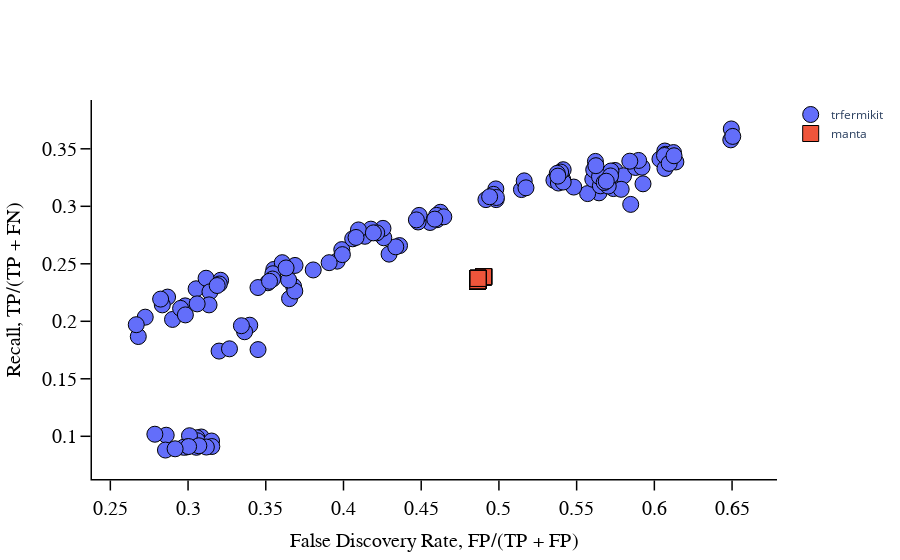

The code cell stored with this chart in its notebook:
### Code cell
import plotly.graph_objects as go

def write(fig, sub_directory, svtype, data=None): 
    directory = 'paper_figures/{}'.format(sub_directory)
    
    import os
    import pathlib
    if not os.path.exists(directory):
        pathlib.Path(directory).mkdir(parents=True, exist_ok=True)
    fig.write_image('{}/{}.svg'.format(directory, svtype))

    if data: 
        with open('{}/{}.json'.format(directory, svtype), 'w') as data_file:
            json.dump(data, data_file)
    

def get_marker_core(symbol): 
    return dict(
        symbol=symbol,
        line=dict(width=1, color='black'),
        size=16
    )
   
def get_font(): 
    return dict(family='Arial', color='black', size=20)

def update_axes(fig, axis, text, linewidth=1.5): 
    update = { 
        'x': fig.update_xaxes,
        'y': fig.update_yaxes
    }
    
    update[axis]( 
        title=dict(text=text, font=get_font()),
        showgrid=False,
        showline=True, 
        linewidth=linewidth, 
        linecolor='black',
        ticks='outside', 
        tickwidth=linewidth, 
        tickcolor='black', 
        ticklen=10,
        tickfont=get_font()
    )
    
def plot_TPRs_FDRs(svtype, trfermikit_flavor): 
    trfermikit_TPRs, trfermikit_FDRs, trfermikit_configs = get_TPRs_FDRs_configs(trfermikit_flavor, svtype) 
    manta_TPRs, manta_FDRs, _ = get_TPRs_FDRs_configs('manta', svtype) 

    fig = go.Figure(data=go.Scatter(
        x=trfermikit_FDRs,
        y=trfermikit_TPRs,
        mode='markers',
        name='trfermikit',
        marker=get_marker_core('circle')
    ))
    update_axes(fig, 'x', 'False Discovery Rate, FP/(TP + FP)') 
    update_axes(fig, 'y', 'Recall, TP/(TP + FN)') 
    fig.update_layout(plot_bgcolor='white')    
    
    fig.add_trace(go.Scatter(
        x=manta_FDRs, 
        y=manta_TPRs,
        mode='markers',
        name='manta',
        marker=get_marker_core('square'),
    ))   
    
    write(
        fig, 
        sub_directory='TPRs_FDRs', 
        svtype=svtype
    )
    
    fig.show()
    
plot_TPRs_FDRs(svtype='DEL', trfermikit_flavor='trfermikit.unitigSupport.thinned')

### Figure 1 — Plotly figure (JSON) as saved in the notebook; plotly's stock layout.template omitted (floating-point values rounded to 4 significant figures; data arrays with more than 128 entries replaced by an {"elided": "..."} marker saying what was removed)
{"data": [{"marker": {"line": {"color": "black", "width": 1}, "size": 16, "symbol": "circle"}, "mode": "markers", "name": "trfermikit", "type": "scatter", "x": {"elided": "135 float values"}, "y": {"elided": "135 float values"}}, {"marker": {"line": {"color": "black", "width": 1}, "size": 16, "symbol": "square"}, "mode": "markers", "name": "manta", "type": "scatter", "x": {"elided": "135 float values"}, "y": {"elided": "135 float values"}}], "layout": {"plot_bgcolor": "white", "xaxis": {"linecolor": "black", "linewidth": 1.5, "showgrid": false, "showline": true, "tickcolor": "black", "tickfont": {"color": "black", "family": "Arial", "size": 20}, "ticklen": 10, "ticks": "outside", "tickwidth": 1.5, "title": {"font": {"color": "black", "family": "Arial", "size": 20}, "text": "False Discovery Rate, FP/(TP + FP)"}}, "yaxis": {"linecolor": "black", "linewidth": 1.5, "showgrid": false, "showline": true, "tickcolor": "black", "tickfont": {"color": "black", "family": "Arial", "size": 20}, "ticklen": 10, "ticks": "outside", "tickwidth": 1.5, "title": {"font": {"color": "black", "family": "Arial", "size": 20}, "text": "Recall, TP/(TP + FN)"}}}}
